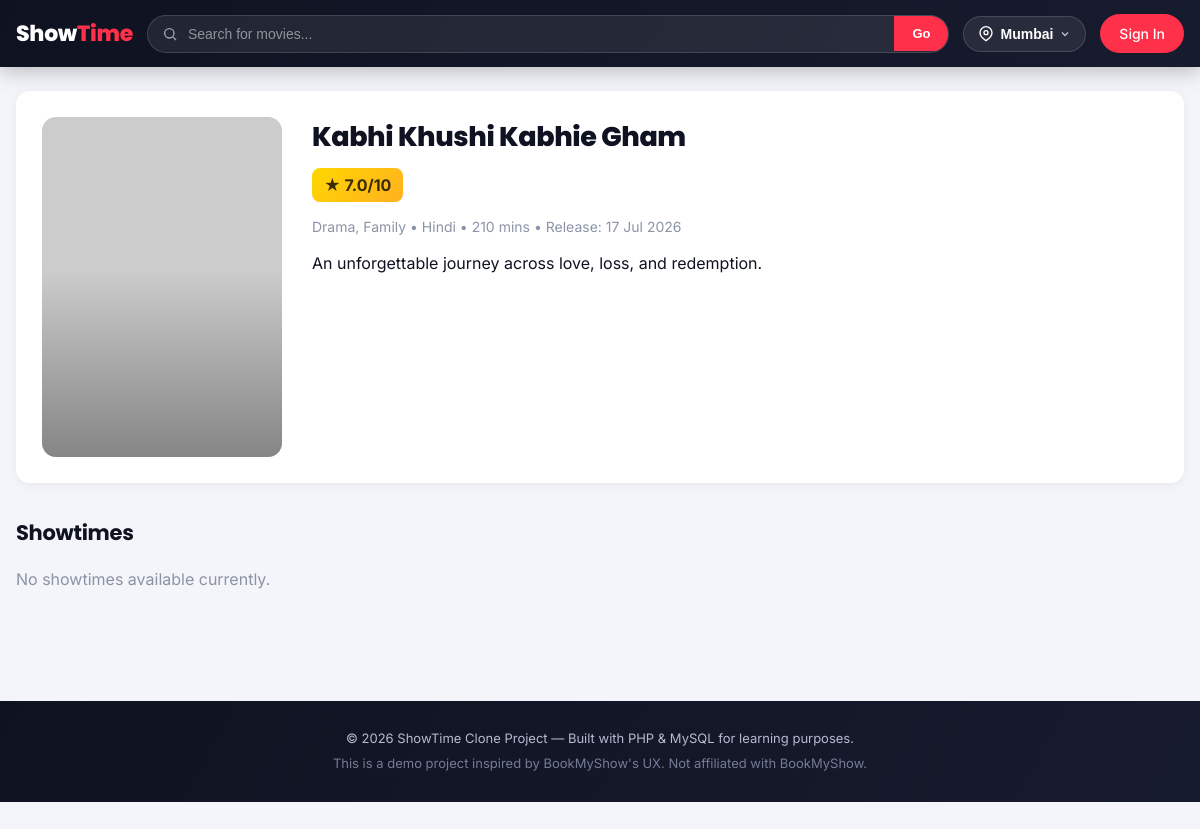
The page /movie.php?id=1 on the database its author committed.
### tables this page shows
CREATE TABLE movies (
    id INT AUTO_INCREMENT PRIMARY KEY,
    title VARCHAR(150) NOT NULL,
    description TEXT,
    genre VARCHAR(100),
    language VARCHAR(50),
    duration_mins INT NOT NULL DEFAULT 120,
    poster_url VARCHAR(255),
    release_date DATE,
    rating DECIMAL(2,1) DEFAULT 0.0,
    status ENUM('now_showing','coming_soon') DEFAULT 'now_showing',
    created_at TIMESTAMP DEFAULT CURRENT_TIMESTAMP
);

### includes/functions.php (called while the page is built, shortened)
<?php
function e(?string $str): string {
    return htmlspecialchars($str ?? '', ENT_QUOTES, 'UTF-8');
}
function poster_background(array $m): array {
    $path = trim($m['poster_url'] ?? '');
    $isRemote = (bool)preg_match('#^https?://#i', $path);
    $localFile = __DIR__ . '/../' . ltrim($path, '/');
    if ($path !== '' && ($isRemote || (strpos($path, '..') === false && file_exists($localFile)))) {
        $safeUrl = str_replace(["'", '"'], '', $path);
        return [
            'style'     => "background-image:url('" . $safeUrl . "'); background-size:cover; background-position:center;",
            'has_image' => true,
        ];
    }
    return [
        'style'     => 'background:' . poster_gradient((int)($m['id'] ?? 0)) . ';',
        'has_image' => false,
    ];
}

### movie.php (the view, shortened to what this page needs)
<?php
require_once __DIR__ . '/includes/bootstrap.php';
$movie_id = (int)($_GET['id'] ?? 0);
$stmt = $pdo->prepare("SELECT * FROM movies WHERE id = ?");
$stmt->execute([$movie_id]);
$movie = $stmt->fetch();
$grouped = [];
require_once __DIR__ . '/includes/header.php';
?>
<div class="movie-detail">
    <div class="movie-poster" style="height:340px; <?= poster_background($movie)['style'] ?>">
    </div>
    <div class="movie-detail-info">
        <h1><?= e($movie['title']) ?></h1>
        <?php if ((float)$movie['rating'] > 0): ?>
            <div class="rating-badge">★ <?= e($movie['rating']) ?>/10</div>
        <?php endif; ?>
        <div class="movie-meta">
            <span><?= e($movie['genre']) ?></span>
            <span><?= e($movie['language']) ?></span>
            <span><?= (int)$movie['duration_mins'] ?> mins</span>
            <span>Release: <?= date('d M Y', strtotime($movie['release_date'])) ?></span>
        </div>
        <p><?= nl2br(e($movie['description'])) ?></p>
    </div>
</div>
<div class="section-title"><span>Showtimes</span></div>
<?php if (empty($grouped)): ?>
    <p style="color:#8b93a6;">No showtimes available currently.</p>
<?php endif; ?>
<?php require_once __DIR__ . '/includes/footer.php'; ?>

### assets/css/style.css (style rules this page uses)
:root { --primary: #ff3049; --primary-dark: #d91f39; --accent: #ffb020; --dark: #0f1220; --dark-2: #171b2e; --gray: #757575; --muted: #8b93a6; --light-gray: #f4f5fa; --border: #e5e7f0; --success: #17a673; --white: #fff; --radius: 14px; --shadow-sm: 0 2px 10px rgba(15,18,32,0.06); --shadow-md: 0 10px 30px rgba(15,18,32,0.10); }
* { margin: 0; padding: 0; box-sizing: border-box; }
body { font-family: 'Inter', -apple-system, BlinkMacSystemFont, 'Segoe UI', Roboto, Helvetica, Arial, sans-serif; background: var(--light-gray); color: var(--dark); line-height: 1.5; -webkit-font-smoothing: antialiased; }
h1, h2, h3, .logo, .btn, .section-title span { font-family: 'Poppins', 'Inter', sans-serif; }
.section-title { font-size: 21px; font-weight: 700; margin: 34px 0 18px; display: flex; justify-content: space-between; align-items: center; letter-spacing: -0.3px; }
.movie-poster { width: 100%; aspect-ratio: 2/3; display: flex; align-items: center; justify-content: center; color: var(--white); text-align: center; padding: 16px; position: relative; overflow: hidden; }
.movie-poster::after { content: ""; position: absolute; inset: 0; background: linear-gradient(0deg, rgba(0,0,0,0.35), transparent 55%); }
.movie-detail { display: flex; gap: 30px; background: var(--white); padding: 26px; border-radius: var(--radius); box-shadow: var(--shadow-sm); flex-wrap: wrap; margin-bottom: 34px; }
.movie-detail .movie-poster { width: 240px; flex-shrink: 0; border-radius: 14px; padding: 20px; }
.movie-detail-info { flex: 1; min-width: 240px; }
.movie-detail-info h1 { font-size: 27px; font-weight: 800; margin-bottom: 10px; letter-spacing: -0.4px; }
.movie-meta { color: var(--muted); font-size: 14px; margin-bottom: 14px; }
.movie-meta span:not(:last-child)::after { content: " • "; }
.rating-badge { display: inline-block; background: linear-gradient(135deg, #ffd700, #ffb020); color: #3a2c00; font-weight: 700; padding: 5px 12px; border-radius: 8px; margin-bottom: 14px; }

### rows shown on the page
movies: title "Kabhi Khushi Kabhie Gham", rating "7.0", genre "Drama, Family", language "Hindi", duration_mins "210", release_date "17 Jul 2026", description "An unforgettable journey across love, loss, and redemption."

### other values the page prints
$current_city "Mumbai"
